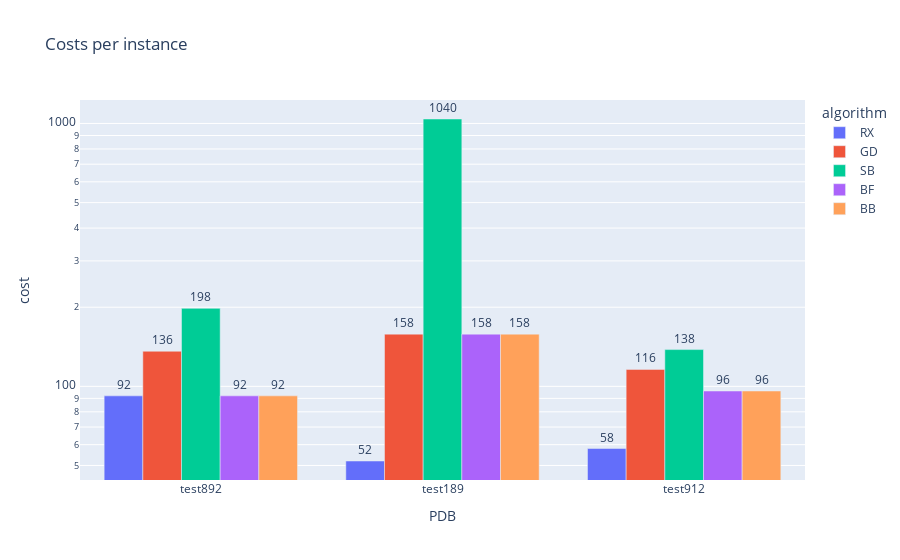

Here is the notebook cell this chart was saved with:
### Code cell
dfA = {'PDB':[],'cost':[], 'algorithm':[]}
for i, row in df.iterrows():
    for c in df.columns:
        if c in ['PDB','|V|','|E|','|S|']:
            continue
        dfA['PDB'].append(row['PDB'])
        dfA['cost'].append(row[c])
        dfA['algorithm'].append(c)
dfA = pd.DataFrame(dfA)
# remove solver
dfA = dfA[dfA['algorithm']!='solver']
# remove nan
dfA = dfA[~dfA['cost'].isna()]
# remove duplicates
dfA = dfA.drop_duplicates(subset=['PDB','algorithm'])
# show
fig = px.bar(dfA, x='PDB', y='cost', color='algorithm', title='Costs per instance', barmode='group', log_y=True, text='cost')
fig.update_traces(textposition='outside') # set text position
fig.show()

### Figure 1 — Plotly figure (JSON) as saved in the notebook; plotly's stock layout.template omitted (floating-point values rounded to 4 significant figures)
{"data": [{"alignmentgroup": "True", "hovertemplate": "algorithm=RX<br>PDB=%{x}<br>cost=%{text}<extra></extra>", "legendgroup": "RX", "marker": {"color": "#636efa", "pattern": {"shape": ""}}, "name": "RX", "offsetgroup": "RX", "orientation": "v", "showlegend": true, "text": [92, 52, 58], "textposition": "outside", "type": "bar", "x": ["test892", "test189", "test912"], "xaxis": "x", "y": [92, 52, 58], "yaxis": "y"}, {"alignmentgroup": "True", "hovertemplate": "algorithm=GD<br>PDB=%{x}<br>cost=%{text}<extra></extra>", "legendgroup": "GD", "marker": {"color": "#EF553B", "pattern": {"shape": ""}}, "name": "GD", "offsetgroup": "GD", "orientation": "v", "showlegend": true, "text": [136, 158, 116], "textposition": "outside", "type": "bar", "x": ["test892", "test189", "test912"], "xaxis": "x", "y": [136, 158, 116], "yaxis": "y"}, {"alignmentgroup": "True", "hovertemplate": "algorithm=SB<br>PDB=%{x}<br>cost=%{text}<extra></extra>", "legendgroup": "SB", "marker": {"color": "#00cc96", "pattern": {"shape": ""}}, "name": "SB", "offsetgroup": "SB", "orientation": "v", "showlegend": true, "text": [198, 1040, 138], "textposition": "outside", "type": "bar", "x": ["test892", "test189", "test912"], "xaxis": "x", "y": [198, 1040, 138], "yaxis": "y"}, {"alignmentgroup": "True", "hovertemplate": "algorithm=BF<br>PDB=%{x}<br>cost=%{text}<extra></extra>", "legendgroup": "BF", "marker": {"color": "#ab63fa", "pattern": {"shape": ""}}, "name": "BF", "offsetgroup": "BF", "orientation": "v", "showlegend": true, "text": [92, 158, 96], "textposition": "outside", "type": "bar", "x": ["test892", "test189", "test912"], "xaxis": "x", "y": [92, 158, 96], "yaxis": "y"}, {"alignmentgroup": "True", "hovertemplate": "algorithm=BB<br>PDB=%{x}<br>cost=%{text}<extra></extra>", "legendgroup": "BB", "marker": {"color": "#FFA15A", "pattern": {"shape": ""}}, "name": "BB", "offsetgroup": "BB", "orientation": "v", "showlegend": true, "text": [92, 158, 96], "textposition": "outside", "type": "bar", "x": ["test892", "test189", "test912"], "xaxis": "x", "y": [92, 158, 96], "yaxis": "y"}], "layout": {"barmode": "group", "legend": {"title": {"text": "algorithm"}, "tracegroupgap": 0}, "title": {"text": "Costs per instance"}, "xaxis": {"anchor": "y", "domain": [0, 1], "title": {"text": "PDB"}}, "yaxis": {"anchor": "x", "domain": [0, 1], "title": {"text": "cost"}, "type": "log"}}}
